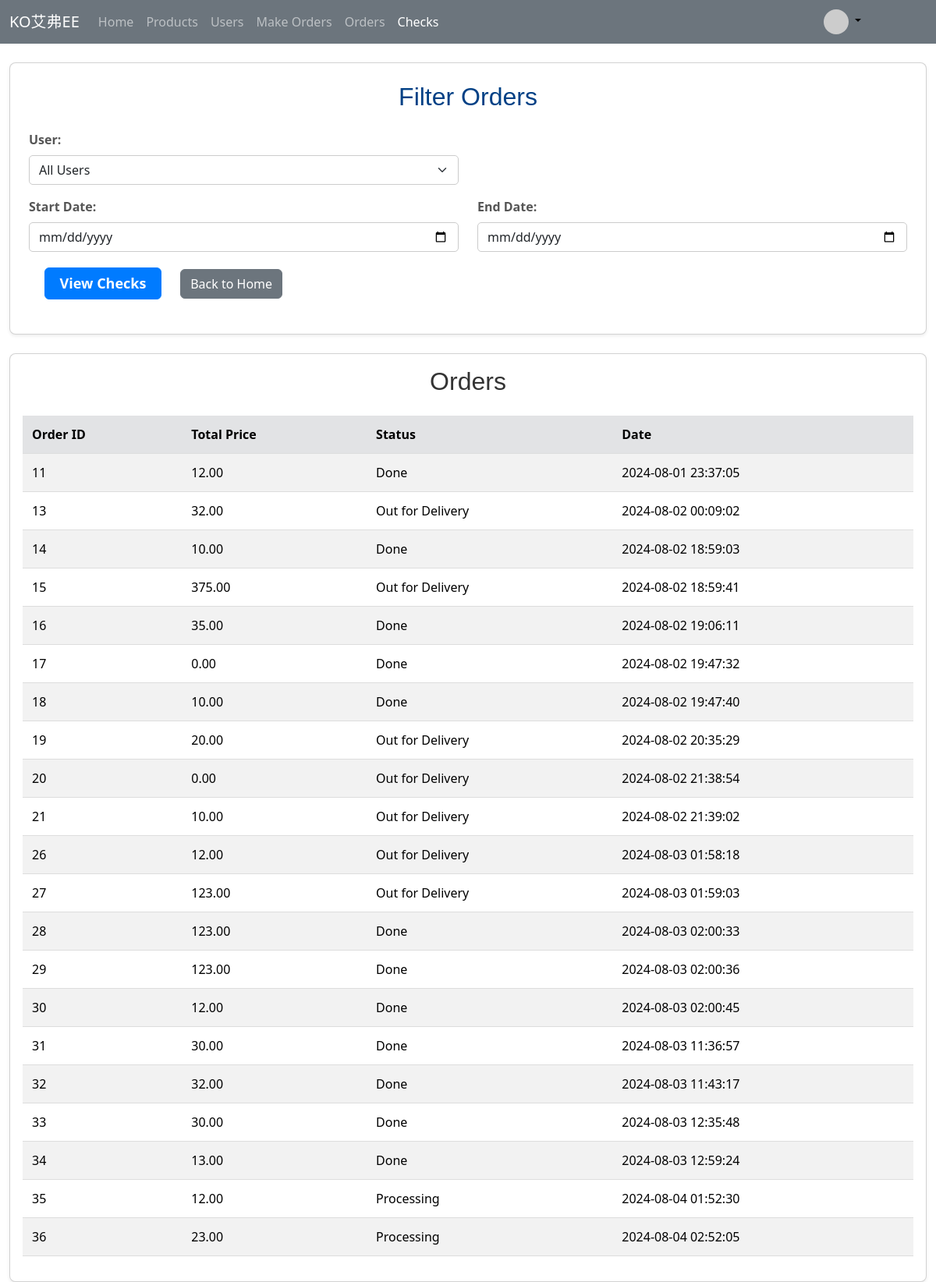
Page /admin/view_checks.php on the committed database.
### tables this page shows
CREATE TABLE `orders` (
  `id` int(11) NOT NULL,
  `user_id` int(11) NOT NULL,
  `total_price` decimal(10,2) NOT NULL,
  `status` enum('Processing','Out for Delivery','Done') DEFAULT 'Processing',
  `created_at` timestamp NOT NULL DEFAULT current_timestamp(),
  `updated_at` timestamp NOT NULL DEFAULT current_timestamp() ON UPDATE current_timestamp()
);

### admin/view_checks.php (the view, shortened to what this page needs)
<?php
require_once '../includes/db_connect.php';
$orders = null;
if ($_SERVER['REQUEST_METHOD'] == 'POST') {
    $userId = $_POST['user_id'];
    $startDate = $_POST['start_date'];
    $endDate = $_POST['end_date'];
    $query = "SELECT orders.id, orders.total_price, orders.status, orders.created_at
              FROM orders
              WHERE orders.created_at BETWEEN '$startDate' AND '$endDate'";
    if ($userId != 'all') {
        $query .= " AND orders.user_id = $userId";
    }
    $orders = $conn->query($query);
} else {
    $orders = $conn->query("SELECT orders.id, orders.total_price, orders.status, orders.created_at
                            FROM orders");
}
$user_id = $_SESSION['user_id'];
$query = $conn->prepare("SELECT username, profile_image FROM users WHERE id = ?");
$query->bind_param('i', $user_id);
$query->execute();
$result = $query->get_result();
$user = $result->fetch_assoc();
$profile_image = $user['profile_image'] ? '../uploads/' . $user['profile_image'] : 'https://via.placeholder.com/32';
$username = $user['username'];
?>
<!DOCTYPE html>
<html lang="en">
<head>
    <link href="https://maxcdn.bootstrapcdn.com/bootstrap/5.3.0/css/bootstrap.min.css" rel="stylesheet">
    <link rel="stylesheet" href="https://cdn.jsdelivr.net/npm/bootstrap@5.3.3/dist/css/bootstrap.min.css">
</head>
<body>
<nav class="navbar navbar-expand-lg  navbar-dark bg-secondary mb-4">
  <div class="container-fluid">
    <a class="navbar-brand" href="home.php">KO艾弗EE</a>
    <div class="collapse navbar-collapse" id="navbarSupportedContent">
      <ul class="navbar-nav me-auto mb-2 mb-lg-0">
        <li class="nav-item">
          <a class="nav-link " aria-current="page" href="home.php">Home</a>
        </li>
        <li class="nav-item">
          <a class="nav-link" href="manage_products.php">Products</a>
        </li>
        <li class="nav-item">
          <a class="nav-link" href="manage_users.php" >Users</a>
        </li>
        <li class="nav-item">
          <a class="nav-link " href="create_order.php" >Make Orders</a>
        </li>
        <li class="nav-item">
          <a class="nav-link " href="current_orders.php" >Orders</a>
        </li>
        <li class="nav-item">
          <a class="nav-link active" href="view_checks.php" >Checks</a>
        </li>
      </ul>
        </div>
      </div>
      <div class="d-flex align-items-center me-5 pe-5">
                    <div class="dropdown text-end">
                        <a href="#" class="d-block link-body-emphasis text-decoration-none dropdown-toggle" data-bs-toggle="dropdown" aria-expanded="false">
                            <img src="<?php echo $profile_image; ?>" alt="<?php echo htmlspecialchars($username); ?>" width="32" height="32" class="rounded-circle">
                        </a>
                    </div>
                </div>
</nav>
    <div class="container-fluid">
        <div class="card shadow-sm p-4 mb-4">
            <h2 class="mb-4">Filter Orders</h2>
            <form method="post">
                <div class="row mb-3">
                    <div class="col-md-6">
                        <label for="user_id" class="form-label">User:</label>
                        <select name="user_id" class="form-select" required>
                            <option value="all">All Users</option>
                        </select>
                    </div>
                </div>
                <div class="row">
                    <div class="col-md-6">
                        <label for="start_date" class="form-label">Start Date:</label>
                        <input type="date" name="start_date" class="form-control" required>
                    </div>
                    <div class="col-md-6">
                        <label for="end_date" class="form-label">End Date:</label>
                        <input type="date" name="end_date" class="form-control" required>
                    </div>
                </div>
                <button type="submit" class="btn btn-primary">View Checks</button>
           <a href="home.php" class="btn btn-secondary ">Back to Home</a> </form>
        </div>
        <?php if ($orders): ?>
            <div class="card shadow-sm">
                <div class="card-body">
                    <h2 class="card-title mb-4">Orders</h2>
                    <div class="table-responsive">
                        <table class="table table-striped">
                            <thead class="table-secondary">
                                <tr>
                                    <th>Order ID</th>
                                    <th>Total Price</th>
                                    <th>Status</th>
                                    <th>Date</th>
                                </tr>
                            </thead>
                            <tbody>
                                <?php while ($order = $orders->fetch_assoc()): ?>
                                    <tr>
                                        <td><?= $order['id'] ?></td>
                                        <td><?= $order['total_price'] ?></td>
                                        <td><?= $order['status'] ?></td>
                                        <td><?= $order['created_at'] ?></td>
                                    </tr>
                                <?php endwhile; ?>
                            </tbody>
                        </table>
                    </div>
                </div>
            </div>
        <?php endif; ?>
</body>
</html>

### admin/view_checks.php (style rules this page uses)
h2 { text-align: center; color: #004085; margin-bottom: 30px; font-family: Arial, Helvetica, sans-serif; }
.form-label { font-weight: bold; color: #555; }
.form-select, .form-control { border-radius: 5px; border: 1px solid #ccc; }
.btn-primary { background-color: #007bff; border-color: #007bff; width: 150px; margin: 20px; font-size: 18px; font-weight: bold; }
.card-title { text-align: center; color: #333; }
.table-responsive { margin-top: 20px; }
.table { width: 100%; border-collapse: collapse; }
.table thead { background-color: #343a40; color: #fff; }
.table th, .table td { padding: 12px; text-align: left; border-bottom: 1px solid #ddd; }
.table-striped tbody tr:nth-of-type(odd) { background-color: #f9f9f9; }
.card { border-radius: 8px; box-shadow: 0 4px 8px rgba(0, 0, 0, 0.1); background-color: #fff; }

### rows in the picture
orders: id "11", total_price "12.00", status "Done", created_at "2024-08-01 23:37:05"
orders: id "13", total_price "32.00", status "Out for Delivery", created_at "2024-08-02 00:09:02"
orders: id "14", total_price "10.00", status "Done", created_at "2024-08-02 18:59:03"
orders: id "15", total_price "375.00", status "Out for Delivery", created_at "2024-08-02 18:59:41"
orders: id "16", total_price "35.00", status "Done", created_at "2024-08-02 19:06:11"
orders: id "17", total_price "0.00", status "Done", created_at "2024-08-02 19:47:32"
orders: id "18", total_price "10.00", status "Done", created_at "2024-08-02 19:47:40"
orders: id "19", total_price "20.00", status "Out for Delivery", created_at "2024-08-02 20:35:29"
orders: id "20", total_price "0.00", status "Out for Delivery", created_at "2024-08-02 21:38:54"
orders: id "21", total_price "10.00", status "Out for Delivery", created_at "2024-08-02 21:39:02"
orders: id "26", total_price "12.00", status "Out for Delivery", created_at "2024-08-03 01:58:18"
orders: id "27", total_price "123.00", status "Out for Delivery", created_at "2024-08-03 01:59:03"
orders: id "28", total_price "123.00", status "Done", created_at "2024-08-03 02:00:33"
orders: id "29", total_price "123.00", status "Done", created_at "2024-08-03 02:00:36"
orders: id "30", total_price "12.00", status "Done", created_at "2024-08-03 02:00:45"
orders: id "31", total_price "30.00", status "Done", created_at "2024-08-03 11:36:57"
orders: id "32", total_price "32.00", status "Done", created_at "2024-08-03 11:43:17"
orders: id "33", total_price "30.00", status "Done", created_at "2024-08-03 12:35:48"
orders: id "34", total_price "13.00", status "Done", created_at "2024-08-03 12:59:24"
orders: id "35", total_price "12.00", status "Processing", created_at "2024-08-04 01:52:30"
orders: id "36", total_price "23.00", status "Processing", created_at "2024-08-04 02:52:05"
